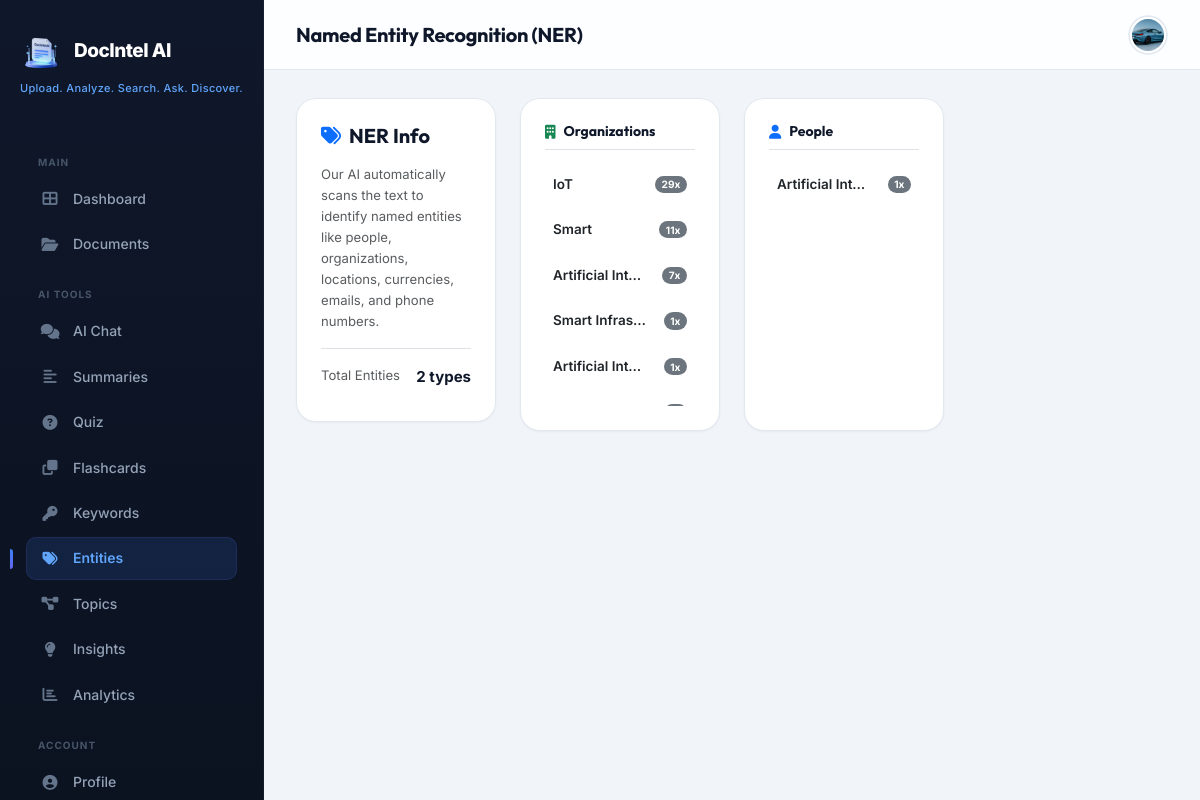
Page /ai/ner/23/ (signed in) on the committed database.
### accounts/models.py (models this page shows, shortened)
class UserProfile(models.Model):
    user = models.OneToOneField(User, on_delete=models.CASCADE, related_name='profile')
    avatar = models.ImageField(upload_to='avatars/', blank=True, null=True)
    bio = models.TextField(max_length=500, blank=True)
    phone = models.CharField(max_length=20, blank=True)
    organization = models.CharField(max_length=100, blank=True)
    theme_preference = models.CharField(
        max_length=10,
        choices=[('light', 'Light'), ('dark', 'Dark'), ('system', 'System')],
        default='system'
    )
    language = models.CharField(max_length=10, default='en')
    email_notifications = models.BooleanField(default=True)
    created_at = models.DateTimeField(auto_now_add=True)
    updated_at = models.DateTimeField(auto_now=True)

### ai_core/models.py (models this page shows, shortened)
class Entity(models.Model):
    ENTITY_TYPES = [
        ('PERSON', 'Person'),
        ('ORG', 'Organization'),
        ('GPE', 'Location'),
        ('DATE', 'Date'),
        ('MONEY', 'Money'),
        ('PHONE', 'Phone Number'),
        ('EMAIL', 'Email'),
    ]
    document = models.ForeignKey(Document, on_delete=models.CASCADE, related_name='entities')
    entity_type = models.CharField(max_length=20, choices=ENTITY_TYPES)
    text = models.CharField(max_length=500)
    count = models.IntegerField(default=1)
    class Meta:
        ordering = ['entity_type', '-count']
        verbose_name_plural = 'Entities'

### ai_core/views.py (the view, shortened to what this page needs)
# urls.py: path('ner/<int:doc_id>/', views.ner_view, name='ner'),
@login_required
def ner_view(request, doc_id):
    doc = get_object_or_404(Document, id=doc_id, user=request.user)
    from .nlp_utils import is_valid_entity
    existing_entities = Entity.objects.filter(document=doc)
    for ent in list(existing_entities):
        if not is_valid_entity(ent.entity_type, ent.text):
            ent.delete()
    entities = Entity.objects.filter(document=doc)
    entity_groups = {}
    for entity in entities:
        if entity.entity_type not in entity_groups:
            entity_groups[entity.entity_type] = []
        entity_groups[entity.entity_type].append(entity)
    return render(request, 'ai_core/ner.html', {
        'document': doc,
        'entity_groups': entity_groups,
    })

### templates/ai_core/ner.html (shortened to what this page needs)
{% extends 'base_dashboard.html' %}
{% load static %}
{% block page_title %}Named Entity Recognition (NER){% endblock %}
{% block content %}
<div class="row g-4 animate-fade-in">
    <div class="col-lg-3">
        <div class="premium-card">
            <h5 class="mb-3 fw-bold"><i class="fas fa-tags me-2 text-primary"></i>NER Info</h5>
            <p class="text-muted small" style="line-height:1.6;">Our AI automatically scans the text to identify named entities like people, organizations, locations, currencies, emails, and phone numbers.</p>
            <div class="border-top pt-3 mt-3">
                <div class="d-flex justify-content-between mb-2">
                    <span class="text-muted small">Total Entities</span>
                    <span class="fw-bold">{{ entity_groups|length }} types</span>
                </div>
            </div>
        </div>
    </div>
    <div class="col-lg-9">
        {% if entity_groups %}
            <div class="row g-4">
                {% for type, entities in entity_groups.items %}
                <div class="col-md-6 col-xl-4">
                    <div class="premium-card h-100">
                        <h6 class="d-flex align-items-center gap-2 mb-3 pb-2 border-bottom fw-bold" style="font-size:14px;">
                            {% if type == 'PERSON' %}
                                <i class="fas fa-user text-primary"></i> People
                            {% elif type == 'ORG' %}
                                <i class="fas fa-building text-success"></i> Organizations
                            {% elif type == 'GPE' %}
                                <i class="fas fa-map-marker-alt text-danger"></i> Locations
                            {% elif type == 'DATE' %}
                                <i class="fas fa-calendar-alt text-warning"></i> Dates
                            {% elif type == 'MONEY' %}
                                <i class="fas fa-dollar-sign text-info"></i> Money / Currency
                            {% elif type == 'PHONE' %}
                                <i class="fas fa-phone text-secondary"></i> Phone Numbers
                            {% elif type == 'EMAIL' %}
                                <i class="fas fa-envelope text-dark"></i> Emails
                            {% else %}
                                <i class="fas fa-tag"></i> {{ type }}
                            {% endif %}
                        </h6>
                        <div style="max-height: 240px; overflow-y: auto;">
                            {% for ent in entities %}
                            <div class="d-flex justify-content-between align-items-center mb-2 p-2 hover-bg-light" style="border-radius:var(--radius-sm); font-size:13.5px;">
                                <span class="text-dark fw-semibold text-truncate" style="max-width: 70%;" title="{{ ent.text }}">{{ ent.text }}</span>
                                <span class="badge bg-secondary rounded-pill">{{ ent.count }}x</span>
                            </div>
                            {% endfor %}
                        </div>
                    </div>
                </div>
                {% endfor %}
            </div>
        {% else %}
            <div class="premium-card text-center py-5">
                <i class="fas fa-tags text-muted mb-3" style="font-size:48px; opacity:0.35;"></i>
                <h5 class="fw-bold mb-2">No Entities Detected</h5>
                <p class="text-muted small">Verify that the document contains entity data or try reprocessing it.</p>
            </div>
        {% endif %}
    </div>
</div>
{% endblock %}

### templates/base_dashboard.html (shortened to what this page needs)
{% extends 'base.html' %}
{% load static %}
{% block extra_css %}
<link rel="stylesheet" href="{% static 'css/dashboard.css' %}?v=3">
{% endblock %}
{% block body %}
<nav class="sidebar" id="sidebar">
    <div class="brand">
        <img src="{% static 'images/logo.png' %}" alt="DocIntel AI"
            style="height: 42px; width: auto; object-fit: contain; flex-shrink: 0;">
        <span class="brand-text">DocIntel AI</span>
    </div>
    <div class="tagline">
        <span>Upload.</span> <span>Analyze.</span> <span>Search.</span> <span>Ask.</span> <span>Discover.</span>
    </div>
    <div class="sidebar-nav">
        <div class="nav-section-title">Main</div>
        <ul class="nav flex-column">
            <li class="nav-item">
                <a class="nav-link {% if '/dashboard/' in request.path or request.path == '/dashboard' %}active{% endif %}"
                    href="{% url 'dashboard:index' %}">
                    <i class="fas fa-th-large"></i> Dashboard
                </a>
            </li>
            <li class="nav-item">
                <a class="nav-link {% if '/documents/' in request.path %}active{% endif %}"
                    href="{% url 'documents:list' %}">
                    <i class="fas fa-folder-open"></i> Documents
                </a>
            </li>
        </ul>
        {% if document %}
        <div class="nav-section-title">AI Tools</div>
        <ul class="nav flex-column">
            <li class="nav-item">
                <a class="nav-link {% if '/ai/chat/' in request.path %}active{% endif %}"
                    href="{% url 'ai_core:chat' document.id %}">
                    <i class="fas fa-comments"></i> AI Chat
                </a>
            </li>
            <li class="nav-item">
                <a class="nav-link {% if '/ai/summary/' in request.path %}active{% endif %}"
                    href="{% url 'ai_core:summary' document.id %}">
                    <i class="fas fa-align-left"></i> Summaries
                </a>
            </li>
            <li class="nav-item">
                <a class="nav-link {% if '/ai/quiz/' in request.path %}active{% endif %}"
                    href="{% url 'ai_core:quiz' document.id %}">
                    <i class="fas fa-question-circle"></i> Quiz
                </a>
            </li>
            <li class="nav-item">
                <a class="nav-link {% if '/ai/flashcards/' in request.path %}active{% endif %}"
                    href="{% url 'ai_core:flashcards' document.id %}">
                    <i class="fas fa-clone"></i> Flashcards
                </a>
            </li>
            <li class="nav-item">
                <a class="nav-link {% if '/ai/keywords/' in request.path %}active{% endif %}"
                    href="{% url 'ai_core:keywords' document.id %}">
                    <i class="fas fa-key"></i> Keywords
                </a>
            </li>
            <li class="nav-item">
                <a class="nav-link {% if '/ai/ner/' in request.path %}active{% endif %}"
                    href="{% url 'ai_core:ner' document.id %}">
                    <i class="fas fa-tags"></i> Entities
                </a>
            </li>
            <li class="nav-item">
                <a class="nav-link {% if '/ai/topics/' in request.path %}active{% endif %}"
                    href="{% url 'ai_core:topics' document.id %}">
                    <i class="fas fa-project-diagram"></i> Topics
                </a>
            </li>
            <li class="nav-item">
                <a class="nav-link {% if '/ai/insights/' in request.path %}active{% endif %}"
                    href="{% url 'ai_core:insights' document.id %}">
                    <i class="fas fa-lightbulb"></i> Insights
                </a>
            </li>
            <li class="nav-item">
                <a class="nav-link {% if '/analytics/' in request.path %}active{% endif %}"
                    href="{% url 'analytics:document_analytics' document.id %}">
                    <i class="fas fa-chart-bar"></i> Analytics
                </a>
            </li>
        </ul>
        {% endif %}
        <div class="nav-section-title">Account</div>
        <ul class="nav flex-column">
            <li class="nav-item">
                <a class="nav-link {% if '/accounts/' in request.path and '/settings/' not in request.path %}active{% endif %}"
                    href="{% url 'accounts:profile' %}">
                    <i class="fas fa-user-circle"></i> Profile
                </a>
            </li>
        </ul>
    </div>
</nav>
<div class="main-content">
    <div class="navbar-dashboard">
        <div class="d-flex align-items-center gap-3">
            <h5 class="page-title mb-0">{% block page_title %}Dashboard{% endblock %}</h5>
        </div>
        <div class="navbar-actions">
            {% if user.is_authenticated %}
            <div class="dropdown">
                <button class="btn-icon dropdown-toggle" data-bs-toggle="dropdown" style="border:none;" aria-expanded="false">
                    {% if user.profile.avatar %}
                    <img src="{{ user.profile.avatar.url }}" class="avatar-sm" alt="avatar">
                    {% else %}
                    <div class="avatar-placeholder avatar-sm" style="font-size:13px;">
                        {{ user.first_name|first|upper|default:user.username|first|upper }}
                    </div>
                    {% endif %}
                </button>
            </div>
            {% else %}
            <div class="d-flex align-items-center gap-2">
                <a href="{% url 'accounts:login' %}" class="btn btn-sm btn-outline-primary rounded-pill px-3 fw-semibold">Log in</a>
                <a href="{% url 'accounts:register' %}" class="btn btn-sm btn-primary rounded-pill px-3 fw-semibold">Sign Up</a>
            </div>
            {% endif %}
        </div>
    </div>
    <div class="content-area">
        {% block content %}{% endblock %}
    </div>
</div>
{% endblock %}

### static/css/base.css (style rules this page uses)
:root { --primary: #6366F1; --primary-light: #818CF8; --primary-dark: #4F46E5; --primary-50: #EEF2FF; --primary-100: #E0E7FF; --primary-200: #C7D2FE; --primary-500: #6366F1; --primary-600: #4F46E5; --primary-700: #4338CA; --primary-900: #312E81; --secondary: #0F172A; --secondary-light: #1E293B; --secondary-dark: #020617; --accent: #06B6D4; --accent-light: #22D3EE; --accent-dark: #0891B2; --tertiary: #A855F7; --tertiary-light: #C084FC; --bg-primary: #F8FAFC; --bg-secondary: #F1F5F9; --bg-card: #FFFFFF; --bg-sidebar: #0F172A; --text-primary: #0F172A; --text-secondary: #475569; --text-muted: #94A3B8; --border-color: #E2E8F0; --border-light: #F1F5F9; --success: #10B981; --success-light: #D1FAE5; --warning: #F59E0B; --warning-light: #FEF3C7; --danger: #EF4444; --danger-light: #FEE2E2; --info: #06B6D4; --info-light: #CFFAFE; --gradient-primary: linear-gradient(135deg, #6366F1 0%, #A855F7 100%); --gradient-accent: linear-gradient(135deg, #06B6D4 0%, #6366F1 100%); --gradient-hero: linear-gradient(135deg, #0F172A 0%, #1E1B4B 40%, #312E81 100%); --gradient-card: linear-gradient(135deg, rgba(255,255,255,0.95), rgba(255,255,255,0.7)); --gradient-glass: linear-gradient(135deg, rgba(255,255,255,0.25), rgba(255,255,255,0.05)); --gradient-sidebar: linear-gradient(180deg, #0F172A 0%, #1E1B4B 100%); --gradient-warm: linear-gradient(135deg, #F59E0B 0%, #EF4444 100%); --gradient-cool: linear-gradient(135deg, #06B6D4 0%, #10B981 100%); --gradient-mesh: radial-gradient(at 40% 20%, hsla(240,100%,74%,0.08) 0, transparent 50%), radial-gradient(at 80% 0%, hsla(189,100%,56%,0.06) 0, transparent 50%), radial-gradient(at 0% 50%, hsla(270,100%,70%,0.05) 0, transparent 50%); --shadow-xs: 0 1px 2px rgba(0,0,0,0.03); --shadow-sm: 0 1px 3px rgba(0,0,0,0.04), 0 1px 2px rgba(0,0,0,0.03); --shadow-md: 0 4px 6px -1px rgba(0,0,0,0.06), 0 2px 4px -2px rgba(0,0,0,0.05); --shadow-lg: 0 10px 15px -3px rgba(0,0,0,0.08), 0 4px 6px -4px rgba(0,0,0,0.05); --shadow-xl: 0 20px 25px -5px rgba(0,0,0,0.1), 0 8px 10px -6px rgba(0,0,0,0.06); --shadow-2xl: 0 25px 50px -12px rgba(0,0,0,0.15); --shadow-glow: 0 0 20px rgba(99,102,241,0.25); --shadow-glow-accent: 0 0 20px rgba(6,182,212,0.25); --shadow-card: 0 1px 3px rgba(0,0,0,0.04), 0 1px 2px rgba(0,0,0,0.02); --shadow-card-hover: 0 20px 40px rgba(99,102,241,0.1), 0 8px 16px rgba(0,0,0,0.06); --font-primary: 'Inter', -apple-system, BlinkMacSystemFont, sans-serif; --font-heading: 'Outfit', 'Inter', sans-serif; --font-mono: 'JetBrains Mono', 'Fira Code', monospace; --sidebar-width: 272px; --sidebar-collapsed: 72px; --navbar-height: 64px; --radius-xs: 6px; --radius-sm: 8px; --radius-md: 12px; --radius-lg: 16px; --radius-xl: 20px; --radius-2xl: 24px; --radius-full: 9999px; --transition-fast: 0.15s cubic-bezier(0.4, 0, 0.2, 1); --transition-base: 0.25s cubic-bezier(0.4, 0, 0.2, 1); --transition-slow: 0.4s cubic-bezier(0.4, 0, 0.2, 1); --transition-bounce: 0.5s cubic-bezier(0.34, 1.56, 0.64, 1); --transition-spring: 0.6s cubic-bezier(0.68, -0.55, 0.265, 1.55); }
*, *::before, *::after { box-sizing: border-box; margin: 0; padding: 0; }
html { scroll-behavior: smooth; -webkit-font-smoothing: antialiased; -moz-osx-font-smoothing: grayscale; }
body { font-family: var(--font-primary); font-size: 15px; line-height: 1.6; color: var(--text-primary); background-color: var(--bg-primary); background-image: var(--gradient-mesh); overflow-x: hidden; }
h1, h2, h3, h4, h5, h6 { font-family: var(--font-heading); font-weight: 700; line-height: 1.25; color: var(--text-primary); }
a { color: var(--primary); text-decoration: none; transition: var(--transition-fast); }
.premium-card { background: var(--bg-card); border-radius: var(--radius-xl); border: 1px solid var(--border-color); box-shadow: var(--shadow-card); padding: 24px; transition: var(--transition-base); position: relative; overflow: hidden; }
.premium-card::before { content: ''; position: absolute; top: 0; left: 0; right: 0; height: 1px; background: linear-gradient(90deg, transparent, rgba(99,102,241,0.3), transparent); opacity: 0; transition: var(--transition-base); }
.btn-icon { width: 38px; height: 38px; border-radius: var(--radius-md); display: inline-flex; align-items: center; justify-content: center; border: 1px solid var(--border-color); background: var(--bg-card); color: var(--text-secondary); cursor: pointer; transition: var(--transition-fast); font-size: 14px; }
.animate-fade-in { animation: fadeIn 0.4s ease-out forwards; }
.avatar-sm { width: 34px; height: 34px; }

### rows in the picture
Entity: entity_type "ORG" (drawn), text "IoT", count "29"
Entity: text "Smart", count "11"
Entity: text "Artificial Int…", count "7"
Entity: text "Smart Infras…", count "1"
Entity: text "Artificial Int…", count "1"
Entity: entity_type "PERSON" (drawn), text "Artificial Int…", count "1"

### other values in the picture
{{ entity_groups|length }} "2"
